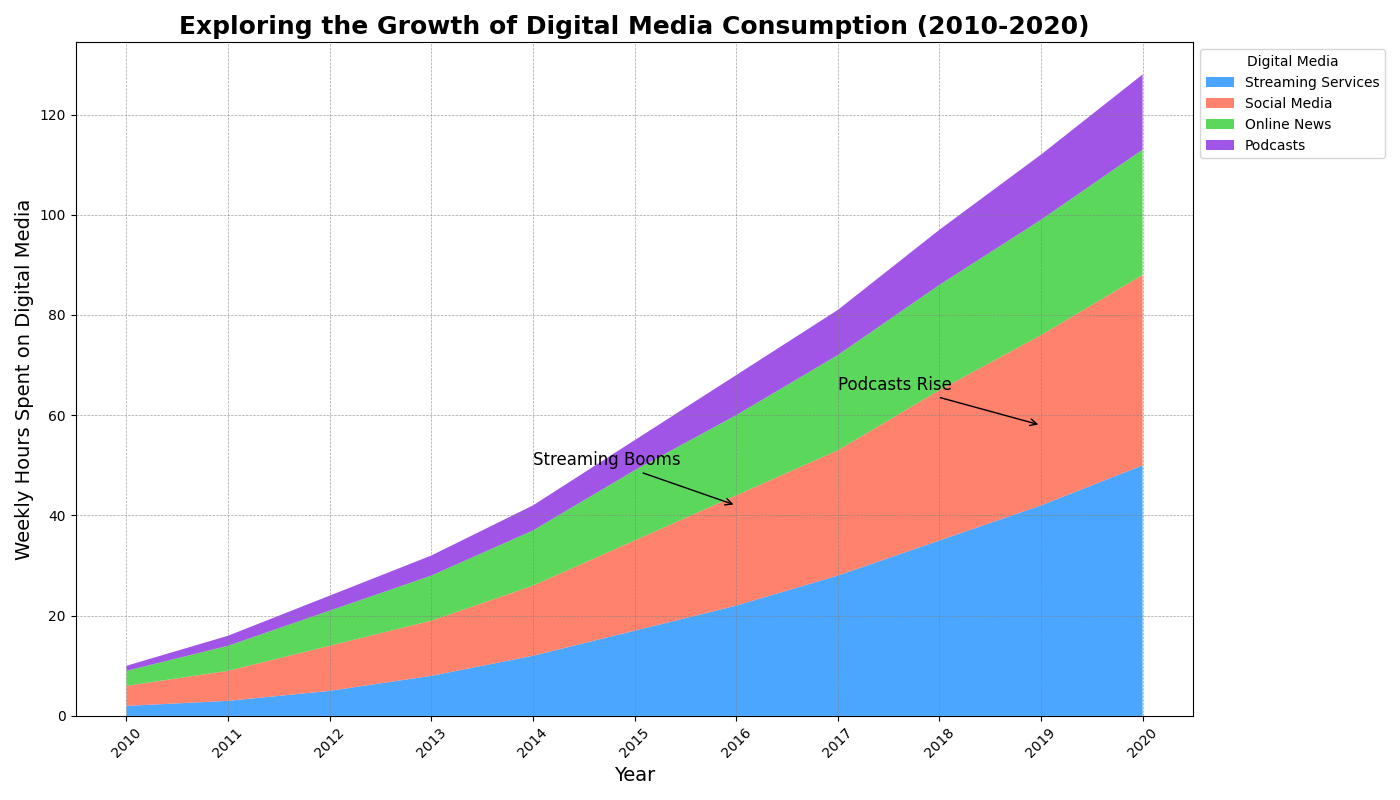

Generate this figure with Python:
import matplotlib.pyplot as plt
import numpy as np

# Title and Backstory
# "Exploring the Growth of Digital Media Consumption (2010-2020)"
# This chart shows the steady rise in the usage of streaming services, social media, online news platforms, and podcasts over a decade.
# The data is based on a fictional survey conducted annually from 2010 to 2020.

# Define the years for the x-axis
years = np.arange(2010, 2021)

# Fictional data representing hours spent weekly on different digital media
streaming_services = np.array([2, 3, 5, 8, 12, 17, 22, 28, 35, 42, 50])
social_media = np.array([4, 6, 9, 11, 14, 18, 22, 25, 30, 34, 38])
online_news = np.array([3, 5, 7, 9, 11, 14, 16, 19, 21, 23, 25])
podcasts = np.array([1, 2, 3, 4, 5, 6, 8, 9, 11, 13, 15])

# Stack the data for the area chart
media_data = np.vstack([streaming_services, social_media, online_news, podcasts])

# Set up the plot
fig, ax = plt.subplots(figsize=(14, 8))

# Plot the stacked area chart
ax.stackplot(years, media_data, labels=['Streaming Services', 'Social Media', 'Online News', 'Podcasts'], 
             colors=['#1e90ff', '#ff6347', '#32cd32', '#8a2be2'], alpha=0.8)

# Set labels and title
ax.set_xlabel('Year', fontsize=14)
ax.set_ylabel('Weekly Hours Spent on Digital Media', fontsize=14)
ax.set_title("Exploring the Growth of Digital Media Consumption (2010-2020)", fontsize=18, fontweight='bold')

# Customize the x-axis to show every year
ax.set_xticks(years)
ax.set_xticklabels(years, rotation=45)

# Adding grid lines for better readability
ax.grid(True, which='major', linestyle='--', linewidth=0.5, color='grey', alpha=0.7)

# Add legend outside of plot
ax.legend(loc='upper left', bbox_to_anchor=(1, 1), title='Digital Media')

# Annotate significant developments
ax.annotate('Streaming Booms', xy=(2016, 42), xytext=(2014, 50),
            arrowprops=dict(facecolor='black', arrowstyle='->'), fontsize=12)

ax.annotate('Podcasts Rise', xy=(2019, 58), xytext=(2017, 65),
            arrowprops=dict(facecolor='black', arrowstyle='->'), fontsize=12)

# Adjust layout to ensure proper spacing
plt.tight_layout()

# Display the plot
plt.show()
